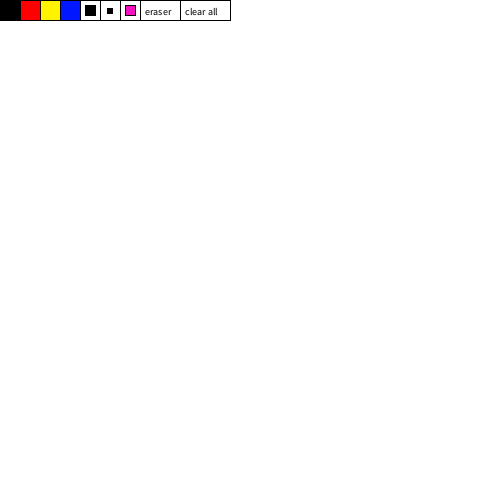
Frame 1 (no input)
Frame 60 (the mouse pressed at the canvas centre just before this capture): identical to frame 1, image omitted
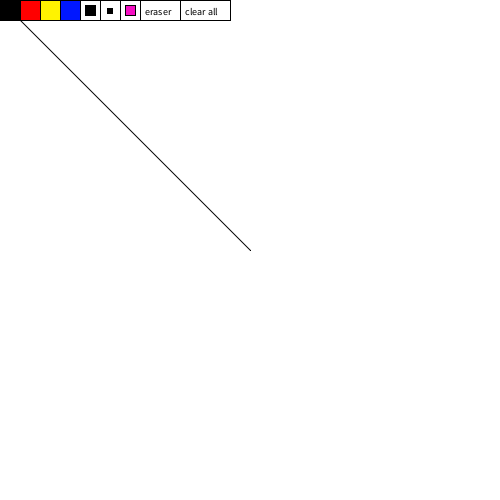
Frame 120 (the mouse held since frame 60 and released just before this capture)

The Processing sketch that drew these frames (run headless with seeded random() and noise(); from frame 60 on, the mouse is pressed at the canvas centre):

// Processing sketch: processing_114412
// ── processing_114412.pde

color paintColor = color(0, 0, 0);
int paintWidth = 1;

int oldX = 0;
int oldY = 0;



void setup() {
  size(500, 500);
  background(255);
  stroke(0,0,0);
 
}

void draw() {
  // UI menu boxes
  strokeWeight(1);
  stroke(0);
  //black box
  fill(0,0,0);
  rect(0,0,20,20);
  // red box
  fill(255, 0, 0);
  rect(20, 0, 20, 20); 
  // yellow box
  fill(255, 243, 0);
  rect(40, 0, 20, 20);
  // blue box
  fill(0, 23, 255);
  rect(60, 0, 20, 20);
  // heavy stroke box
  fill(255);
  rect(80, 0, 20, 20);
  fill(0);
  rect(85, 5, 10, 10);
  // light stroke box
  fill(255);
  rect(100, 0, 20, 20);
  fill(0);
  rect(107, 8, 5, 5);
  // stamp
  fill(255);
  rect(120, 0, 20, 20);
  fill(245, 15, 195);
  rect(125, 5, 10, 10);
  // eraser box
  fill(255);
  stroke(0);
  rect(140, 0, 40, 20);
  textSize(10);
  fill(0);
  text("eraser", 145, 15); 
  // clear all box
  fill(255);
  rect(180, 0, 50, 20);
  fill(0);
  text("clear all", 185, 15); 
  
  // INTERACTIVE SECTION
  if(mousePressed == true) {
    
    if(mouseX < 20 && mouseX > 0 && mouseY < 20 && mouseY > 0) {
      paintColor = color(0, 0, 0);
    }
    if(mouseX < 40 && mouseX >20 && mouseY <20 && mouseY >0){
      paintColor = color(255, 0, 0);
    }
    if(mouseX < 60 && mouseX >40 && mouseY <20 && mouseY >0){
      paintColor = color(255, 243, 0);
    }
    if(mouseX < 80 && mouseX >60 && mouseY <20 && mouseY >0){
      paintColor = color(0, 23, 255);
    }
    if(mouseX < 100 && mouseX >80 && mouseY <20 && mouseY >0 && paintWidth < 20){
      paintWidth++;
    }
    if(mouseX < 120 && mouseX >100 && mouseY <20 && mouseY >0 && paintWidth > 1){
      paintWidth--;
    }
    if(mouseX < 140 && mouseX >120 && mouseY <20 && mouseY >0){
   
    }
    if(mouseX < 180 && mouseX >140 && mouseY <20 && mouseY >0){
      paintColor = color(255);
      paintWidth = 20;
    }
    if(mouseX < 230 && mouseX >180 && mouseY <20 && mouseY >0){
      fill(255);
      stroke(255);
      rect(0, 20, 500, 480);
      rect(230, 0, 270, 20);
    }
   
    strokeWeight(paintWidth);
    stroke(paintColor);
    if(mouseY > 30){
      line(pmouseX, pmouseY, mouseX, mouseY);
    }

  }
  
}
